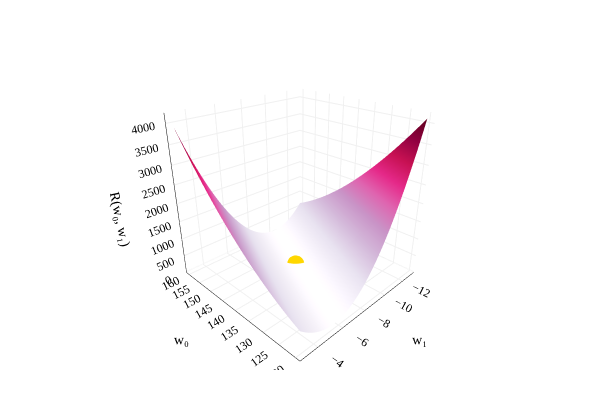

Notebook code for this chart:
### Markdown cell above
### Picture 3: The Loss Surface ($\mathbb{R}^3$)

The final relevant picture is that of the graph of mean squared error, i.e. the graph whose $x$-axis is $\vec w_0$, $y$-axis is $\vec w_1$, and whose $z$-axis is $R_\text{sq}(\vec w)$. The $w_0$ and $w_1$ coordinates of the "bottom" of the graph correspond to the optimal parameters in $\vec w^*$, which are the weights in the linear combination of the columns of $\color{#3d81f6} X$ that is closest to $\color{orange} \vec y$.

### Code cell
import pandas as pd
import numpy as np
import plotly.graph_objects as go

def slope(x, y):
    # Assume x and y are two Series.
    numerator = ((x - np.mean(x)) * (y - np.mean(y))).sum()
    denominator = ((x - np.mean(x)) ** 2).sum()
    return numerator / denominator

def intercept(x, y):
    return y.mean() - slope(x, y) * x.mean()

df = pd.read_csv('data/commute-times.csv')

w0_star = intercept(df['departure_hour'], df['minutes'])
w1_star = slope(df['departure_hour'], df['minutes'])

def mse(y_actual, y_pred):
    return np.mean((y_actual - y_pred)**2)

def mse_for_departure_model(w):
    w0, w1 = w
    return mse(df['minutes'], w0 + w1 * df['departure_hour'])

num_points = 50 # increase for better resolution, but it will run more slowly. 
uvalues = np.linspace(120, 160, num_points)
vvalues = np.linspace(-13, -3, num_points)
(u, v) = np.meshgrid(uvalues, vvalues)
thetas = np.vstack((u.flatten(), v.flatten()))
MSE = np.array([mse_for_departure_model(t) for t in thetas.T])
loss_surface = go.Surface(
    x=u, y=v, z=np.reshape(MSE, u.shape),
    colorscale='PuRd',
    showscale=False,
    opacity=1,
    hovertemplate="w₀: %{x}<br>w₁: %{y}<br>R(w₀, w₁): %{z}<extra></extra>"
)
minimizer = go.Scatter3d(
    x=[w0_star], y=[w1_star], z=[mse_for_departure_model([w0_star, w1_star])],
    mode='markers', name='optimal parameters',
    marker=dict(size=10, color='gold'),
    hovertemplate="w₀: %{x}<br>w₁: %{y}<br>R(w₀, w₁): %{z}<extra></extra>"
)
fig = go.Figure(data=[loss_surface, minimizer])

fig.update_layout(
    scene=dict(
        xaxis=dict(
            title="w₀",
            backgroundcolor="white",
            gridcolor="#f0f0f0",
            showbackground=True,
            showline=True,
            linecolor="black",
            linewidth=1,
        ),
        yaxis=dict(
            title="w₁",
            backgroundcolor="white",
            gridcolor="#f0f0f0",
            showbackground=True,
            showline=True,
            linecolor="black",
            linewidth=1,
        ),
        zaxis=dict(
            title="R(w₀, w₁)",
            backgroundcolor="white",
            gridcolor="#f0f0f0",
            showbackground=True,
            showline=True,
            linecolor="black",
            linewidth=1,
        ),
        bgcolor="white"
    ),
    paper_bgcolor='white',
    plot_bgcolor='white',
    margin=dict(l=30, r=30, t=30, b=30),
    autosize=True,
    width=600,
    height=400,
    font=dict(
        family="Palatino Linotype, Palatino, serif",
        color="black"
    ),
    scene_camera=dict(
        eye=dict(x=-1.5, y=1.5, z=1.0)
    ),
)

fig.show(scale=4)

### Figure 1 — Plotly figure (JSON) as saved in the notebook; plotly's stock layout.template omitted (floating-point values rounded to 4 significant figures; data arrays with more than 128 entries replaced by an {"elided": "..."} marker saying what was removed)
{"data": [{"colorscale": [[0, "rgb(247,244,249)"], [0.125, "rgb(231,225,239)"], [0.25, "rgb(212,185,218)"], [0.375, "rgb(201,148,199)"], [0.5, "rgb(223,101,176)"], [0.625, "rgb(231,41,138)"], [0.75, "rgb(206,18,86)"], [0.875, "rgb(152,0,67)"], [1, "rgb(103,0,31)"]], "hovertemplate": "w₀: %{x}<br>w₁: %{y}<br>R(w₀, w₁): %{z}<extra></extra>", "opacity": 1, "showscale": false, "type": "surface", "x": {"elided": "50x50 float values"}, "y": {"elided": "50x50 float values"}, "z": {"elided": "50x50 float values"}}, {"hovertemplate": "w₀: %{x}<br>w₁: %{y}<br>R(w₀, w₁): %{z}<extra></extra>", "marker": {"color": "gold", "size": 10}, "mode": "markers", "name": "optimal parameters", "type": "scatter3d", "x": [142.4], "y": [-8.187], "z": [97.05]}], "layout": {"autosize": true, "font": {"color": "black", "family": "Palatino Linotype, Palatino, serif"}, "height": 400, "margin": {"b": 30, "l": 30, "r": 30, "t": 30}, "paper_bgcolor": "white", "plot_bgcolor": "white", "scene": {"bgcolor": "white", "camera": {"eye": {"x": -1.5, "y": 1.5, "z": 1}}, "xaxis": {"backgroundcolor": "white", "gridcolor": "#f0f0f0", "linecolor": "black", "linewidth": 1, "showbackground": true, "showline": true, "title": {"text": "w₀"}}, "yaxis": {"backgroundcolor": "white", "gridcolor": "#f0f0f0", "linecolor": "black", "linewidth": 1, "showbackground": true, "showline": true, "title": {"text": "w₁"}}, "zaxis": {"backgroundcolor": "white", "gridcolor": "#f0f0f0", "linecolor": "black", "linewidth": 1, "showbackground": true, "showline": true, "title": {"text": "R(w₀, w₁)"}}}, "width": 600}}
